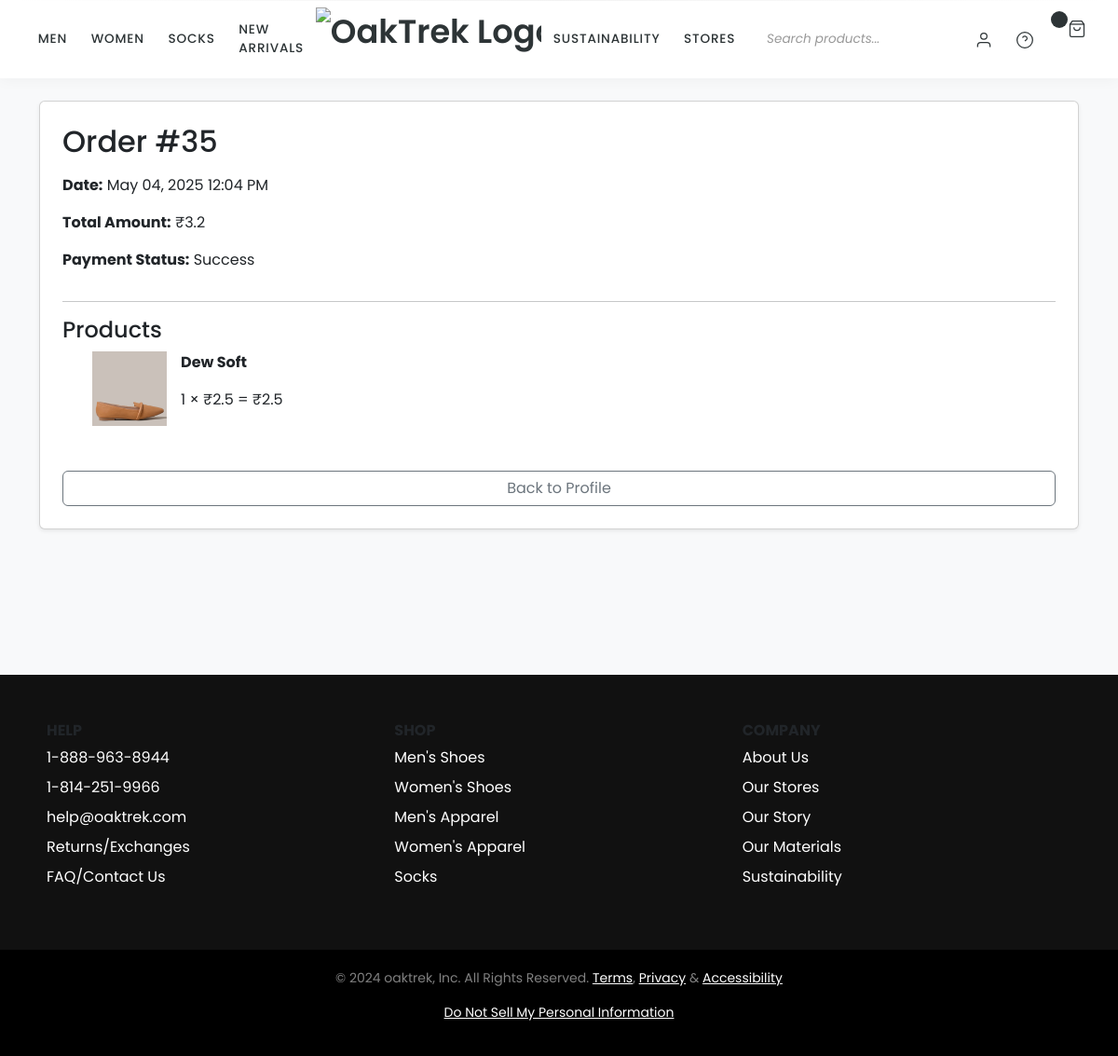
The page /auth/orders/35/ (signed in) on the database its author committed.
### Store/models.py (models this page shows, shortened)
class Order(models.Model):
    user = models.ForeignKey(settings.AUTH_USER_MODEL, on_delete=models.CASCADE, related_name='orders')
    address = models.ForeignKey('Profile.Address', on_delete=models.SET_NULL, null=True)
    order_date = models.DateTimeField(auto_now_add=True)
    total_amount = models.FloatField()
    payment_id = models.CharField(max_length=100, blank=True, null=True)
    razorpay_order_id = models.CharField(max_length=100, blank=True, null=True)
    payment_status = models.CharField(max_length=20, default='Pending')

class OrderItem(models.Model):
    order = models.ForeignKey(Order, on_delete=models.CASCADE, related_name='items')
    product = models.ForeignKey(Product, on_delete=models.SET_NULL, null=True)
    quantity = models.PositiveIntegerField()
    price = models.FloatField()

class Product(models.Model):
    CATEGORY_CHOICES = [
        ('Skincare', 'Skincare'),
        ('Haircare', 'Haircare'),
        ('Bodycare', 'Bodycare'),
    ]
    GENDER_CHOICES = [
        ('Unisex', 'Unisex'),
        ('Male', 'Male'),
        ('Female', 'Female'),
    ]
    product_name = models.CharField(max_length=100)
    slug = models.SlugField(unique=True, blank=True)
    category = models.CharField(max_length=50, choices=CATEGORY_CHOICES)
    category_slug = models.SlugField(blank=True)
    gender = models.CharField(max_length=10, choices=GENDER_CHOICES)
    price = models.FloatField()
    rating = models.FloatField(default=0.0)
    image_1 = models.ImageField(upload_to='assets/products', blank=True, null=True)
    image_2 = models.ImageField(upload_to='assets/products', blank=True, null=True)
    image_3 = models.ImageField(upload_to='assets/products', blank=True, null=True)
    image_4 = models.ImageField(upload_to='assets/products', blank=True, null=True)
    image_5 = models.ImageField(upload_to='assets/products', blank=True, null=True)
    stock_quantity = models.PositiveIntegerField(default=0)
    created_at = models.DateTimeField(auto_now_add=True)

### Profile/views.py (the view)
# urls.py: path('orders/<int:order_id>/', views.order_detail, name='order_detail'),
def order_detail(request, order_id):
    order = get_object_or_404(Order, id=order_id, user=request.user)
    return render(request, 'order_detail.html', {'order': order})

### Profile/templatetags/order_filters.py (called while the page is built)
@register.filter
def multiply(value, arg):
    try:
        return float(value) * float(arg)
    except:
        return ''

### Profile/templates/order_detail.html
{% extends 'base.html' %}
{% block main_block %}
{% load order_filters %}
<div class="container mt-4">
    <div class="card p-4 shadow-sm">
        <h2 class="mb-3">Order #{{ order.id }}</h2>
        <p><strong>Date:</strong> {{ order.order_date|date:"F d, Y g:i A" }}</p>
        <p><strong>Total Amount:</strong> ₹{{ order.total_amount }}</p>
        <p><strong>Payment Status:</strong> {{ order.payment_status }}</p>
        <hr>
        <h4>Products</h4>
        <ul>
            {% for item in order.items.all %}
                <li class="d-flex align-items-center mb-3">
                    <img src="{{ item.product.image_1.url }}" alt="{{ item.product.product_name }}" style="width: 80px; height: 80px; object-fit: cover; margin-right: 15px;">
                    <div>
                        <p><strong>{{ item.product.product_name }}</strong></p>
                        <p>{{ item.quantity }} × ₹{{ item.price }} = ₹{{ item.quantity|multiply:item.price }}</p>
                    </div>
                </li>
            {% endfor %}
        </ul>
        <a href="{% url 'profile' %}" class="btn btn-outline-secondary mt-3">Back to Profile</a>
    </div>
</div>
{% endblock %}

### static/css/header.css (style rules this page uses)
* { margin: 0; padding: 0; box-sizing: border-box; font-family: 'Poppins', sans-serif; }
body { background-color: #f8f9fa; }

### static/css/styles.css (style rules this page uses)
body { display: flex; flex-direction: column; }

### Profile/templates/footer.html (style rules this page uses)
body { font-family: Arial, sans-serif; margin: 0; padding: 0; }

### rows shown on the page
Order: id "35", order_date "May 04, 2025 12:04 PM", total_amount "3.2", payment_status "Success"
OrderItem: product.image_1 (picture), product.product_name "Dew Soft", quantity "1", price "2.5", quantity|multiply "2.5"
